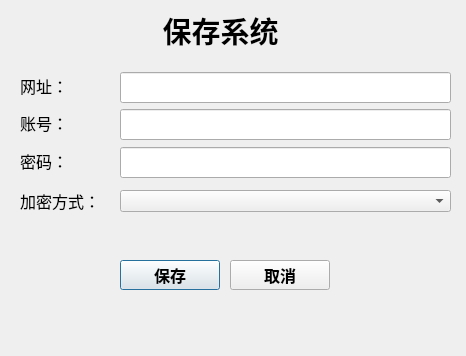
<?xml version="1.0" encoding="UTF-8"?>
<ui version="4.0">
 <class>Dialog</class>
 <widget class="QDialog" name="Dialog">
  <property name="geometry">
   <rect>
    <x>0</x>
    <y>0</y>
    <width>466</width>
    <height>356</height>
   </rect>
  </property>
  <property name="windowTitle">
   <string>密码通v1.0.0  保存服务</string>
  </property>
  <widget class="QLineEdit" name="lineEdit_password">
   <property name="geometry">
    <rect>
     <x>120</x>
     <y>147</y>
     <width>331</width>
     <height>31</height>
    </rect>
   </property>
  </widget>
  <widget class="QLabel" name="label_2">
   <property name="geometry">
    <rect>
     <x>20</x>
     <y>150</y>
     <width>100</width>
     <height>21</height>
    </rect>
   </property>
   <property name="font">
    <font>
     <family>Times New Roman</family>
     <pointsize>12</pointsize>
     <weight>50</weight>
     <bold>false</bold>
    </font>
   </property>
   <property name="text">
    <string>密码：</string>
   </property>
   <property name="alignment">
    <set>Qt::AlignLeading|Qt::AlignLeft|Qt::AlignVCenter</set>
   </property>
  </widget>
  <widget class="QLabel" name="label_3">
   <property name="geometry">
    <rect>
     <x>20</x>
     <y>75</y>
     <width>100</width>
     <height>21</height>
    </rect>
   </property>
   <property name="font">
    <font>
     <family>Times New Roman</family>
     <pointsize>12</pointsize>
     <weight>50</weight>
     <bold>false</bold>
    </font>
   </property>
   <property name="text">
    <string>网址：</string>
   </property>
   <property name="alignment">
    <set>Qt::AlignLeading|Qt::AlignLeft|Qt::AlignVCenter</set>
   </property>
  </widget>
  <widget class="QLineEdit" name="lineEdit_web">
   <property name="geometry">
    <rect>
     <x>120</x>
     <y>72</y>
     <width>331</width>
     <height>31</height>
    </rect>
   </property>
  </widget>
  <widget class="QPushButton" name="pushButton_save">
   <property name="geometry">
    <rect>
     <x>120</x>
     <y>260</y>
     <width>100</width>
     <height>30</height>
    </rect>
   </property>
   <property name="font">
    <font>
     <family>Times New Roman</family>
     <pointsize>12</pointsize>
     <weight>75</weight>
     <bold>true</bold>
    </font>
   </property>
   <property name="text">
    <string>保存</string>
   </property>
  </widget>
  <widget class="QPushButton" name="pushButton_exit">
   <property name="geometry">
    <rect>
     <x>230</x>
     <y>260</y>
     <width>100</width>
     <height>30</height>
    </rect>
   </property>
   <property name="font">
    <font>
     <family>Times New Roman</family>
     <pointsize>12</pointsize>
     <weight>75</weight>
     <bold>true</bold>
    </font>
   </property>
   <property name="text">
    <string>取消</string>
   </property>
  </widget>
  <widget class="QLineEdit" name="lineEdit_username">
   <property name="geometry">
    <rect>
     <x>120</x>
     <y>109</y>
     <width>331</width>
     <height>31</height>
    </rect>
   </property>
  </widget>
  <widget class="QLabel" name="label_5">
   <property name="geometry">
    <rect>
     <x>20</x>
     <y>112</y>
     <width>100</width>
     <height>21</height>
    </rect>
   </property>
   <property name="font">
    <font>
     <family>Times New Roman</family>
     <pointsize>12</pointsize>
     <weight>50</weight>
     <bold>false</bold>
    </font>
   </property>
   <property name="text">
    <string>账号：</string>
   </property>
   <property name="alignment">
    <set>Qt::AlignLeading|Qt::AlignLeft|Qt::AlignVCenter</set>
   </property>
  </widget>
  <widget class="QLabel" name="label_6">
   <property name="geometry">
    <rect>
     <x>10</x>
     <y>10</y>
     <width>421</width>
     <height>41</height>
    </rect>
   </property>
   <property name="font">
    <font>
     <family>Times New Roman</family>
     <pointsize>22</pointsize>
     <weight>75</weight>
     <bold>true</bold>
    </font>
   </property>
   <property name="text">
    <string>保存系统</string>
   </property>
   <property name="alignment">
    <set>Qt::AlignCenter</set>
   </property>
  </widget>
  <widget class="QLabel" name="label_4">
   <property name="geometry">
    <rect>
     <x>20</x>
     <y>190</y>
     <width>100</width>
     <height>21</height>
    </rect>
   </property>
   <property name="font">
    <font>
     <family>Times New Roman</family>
     <pointsize>12</pointsize>
     <weight>50</weight>
     <bold>false</bold>
    </font>
   </property>
   <property name="text">
    <string>加密方式：</string>
   </property>
   <property name="alignment">
    <set>Qt::AlignLeading|Qt::AlignLeft|Qt::AlignVCenter</set>
   </property>
  </widget>
  <widget class="QComboBox" name="comboBox">
   <property name="geometry">
    <rect>
     <x>120</x>
     <y>190</y>
     <width>331</width>
     <height>22</height>
    </rect>
   </property>
  </widget>
 </widget>
 <tabstops>
  <tabstop>lineEdit_web</tabstop>
  <tabstop>lineEdit_username</tabstop>
  <tabstop>lineEdit_password</tabstop>
  <tabstop>comboBox</tabstop>
  <tabstop>pushButton_save</tabstop>
  <tabstop>pushButton_exit</tabstop>
 </tabstops>
 <resources/>
 <connections/>
</ui>
